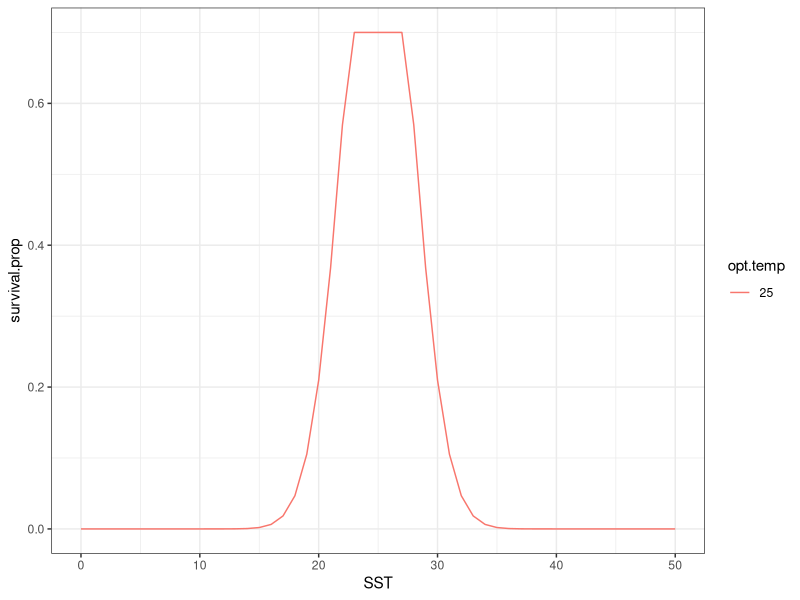

Generate this figure with R: (Note: this script raises an error after producing the figure.)
library(ggplot2)
library(tidyverse)


# Model Parameter set up --------------------------------------------------

SST = seq(0, 50) #sea surface temperatures to model

opt.temp = 25 # optimal temperature ranges

temp.range = 4 # thermal performance range, w


# Mortality Function ------------------------------------------------------

calc_mortality <- function(SST, opt.temp, temp.range) {
  nat.m = 1 - exp((-(SST - opt.temp)^2)/(temp.range^2)) # temperature based mortality function from Walsworth et al.
  return(1 - nat.m)
}


# Simulate Mortality Rates Function -----------------------------------------------

simulate_mortality <- function(SST, opt.temp, temp.range) {
  results = matrix(NaN, nrow = length(SST), ncol = 1) #empty matrix to hold results
  
  
  for (i in 1:length(SST)) {
    for (j in 1:length(opt.temp)) {
      
      mort = calc_mortality(SST[i], opt.temp, temp.range)
      results[i][j] = mort
    }
  }
  
  results_plot = as.data.frame(results) %>% 
    rename(survival = V1) %>%
    mutate(survival.prop = case_when(
      survival > .7 ~ .7,
      survival < .7 ~ survival))
  
  results_plot$SST = SST
  results_plot$opt.temp = opt.temp
  results_plot$range = temp.range
  
  return(results_plot)
}



# Simulate multiple optimal temperatures ----------------------------------

simulation_results = data.frame()

for (k in 1:length(opt.temp)) {
  sub_result = simulate_mortality(SST, opt.temp[k], temp.range)
  simulation_results = bind_rows(sub_result, simulation_results)
}

simulation_results = simulation_results %>% 
  mutate(opt.temp = as.factor(opt.temp))

ggplot(simulation_results, aes(SST, survival.prop, color = opt.temp)) +
  geom_line() +
  theme_bw()


# Simulate multiple range widths ------------------------------------------

opt.temp = 22 # optimal temperature ranges

temp.range = c(2,4,6,8,10) # thermal performance range, w

simulation_results = data.frame()

for (k in 1:length(temp.range)) {
  sub_result = simulate_mortaility(SST, opt.temp, temp.range[k])
  simulation_results = bind_rows(sub_result, simulation_results)
}

simulation_results = simulation_results %>% 
  mutate(range = as.factor(range))

ggplot(simulation_results, aes(SST, survival.prop, color = range)) +
  geom_path() +
  theme_bw() 

